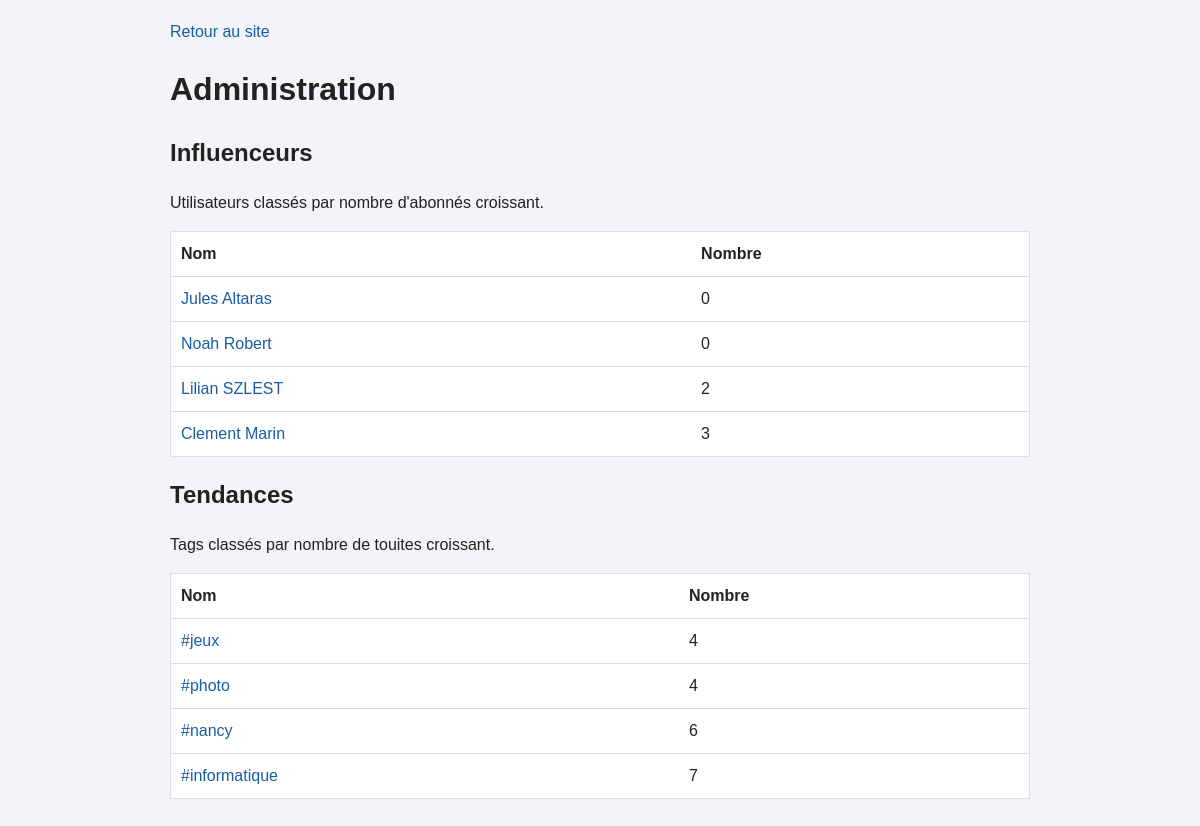
The app's page /admin.php with its own data.
### tables this page shows
CREATE TABLE UTILISATEUR (
    id_utilisateur INT,
    nom VARCHAR(50),
    prenom VARCHAR(50),
    email VARCHAR(100),
    nb_touites INT DEFAULT 0,

    CONSTRAINT pk_utilisateur PRIMARY KEY (id_utilisateur),
    CONSTRAINT uq_utilisateur_email UNIQUE (email)
);

CREATE TABLE TAG (
    id_tag INT,
    libelle VARCHAR(15),
    description VARCHAR(50),

    CONSTRAINT pk_tag PRIMARY KEY (id_tag),
    CONSTRAINT uq_tag_libelle UNIQUE (libelle)
);

### classes/repository/Repository.php (called while the page is built, shortened)
<?php
class Repository
{
    public function __construct()
    {
        $this->pdo = Connexion::obtenir();
    }
}

### classes/config/Connexion.php (called while the page is built, shortened)
<?php
class Connexion
{
    private static ?\PDO $pdo = null;
    public static function obtenir(): ?\PDO
    {
        if (self::$pdo !== null) {
            return self::$pdo;
        }
        $config = parse_ini_file(__DIR__ . '/touiteur.ini');
        $dsn = 'mysql:host=' . $config['host'] . ';port=' . $config['port'];
        $dsn .= ';dbname=' . $config['database'] . ';charset=utf8mb4';
        try {
            $pdo = new \PDO($dsn, $config['username'], $config['password']);
            $pdo->setAttribute(\PDO::ATTR_ERRMODE, \PDO::ERRMODE_EXCEPTION);
            $pdo->setAttribute(\PDO::ATTR_DEFAULT_FETCH_MODE, \PDO::FETCH_ASSOC);
            foreach (['TAG', 'IMAGE', 'SUIVRE', 'ABONNEMENT_TAG', 'TOUITE_TAG'] as $table) {
                $pdo->query('SELECT * FROM ' . $table . ' LIMIT 1');
            }
            $pdo->query('SELECT * FROM TOUITE LIMIT 1');
            $pdo->exec("SET time_zone = '" . date('P') . "'");
            self::$pdo = $pdo;
            return $pdo;
        } catch (\PDOException $e) {
            die('Erreur BDD : ' . htmlspecialchars($e->getMessage()));
        }
    }
}

### classes/repository/UtilisateurRepository.php (called while the page is built, shortened)
<?php
class UtilisateurRepository extends Repository {
    public function influenceurs(): array {
        $sql = 'SELECT u.id_utilisateur, u.nom, u.prenom, COUNT(s.id_utilisateur_abonne) AS total
            FROM UTILISATEUR u LEFT JOIN SUIVRE s ON s.id_utilisateur_suivi = u.id_utilisateur
            GROUP BY u.id_utilisateur, u.nom, u.prenom ORDER BY total ASC, u.id_utilisateur ASC';
        $requete = $this->pdo->prepare($sql);
        $requete->execute();
        return $requete->fetchAll();
    }
}

### classes/repository/TagRepository.php (called while the page is built, shortened)
<?php
class TagRepository extends Repository
{
    public function tendances(): array
    {
        $sql = 'SELECT t.id_tag, t.libelle, COUNT(tt.id_touite) AS total FROM TAG t
            LEFT JOIN TOUITE_TAG tt ON tt.id_tag = t.id_tag GROUP BY t.id_tag, t.libelle
            ORDER BY total ASC, t.libelle ASC';
        $requete = $this->pdo->prepare($sql);
        $requete->execute();
        return $requete->fetchAll();
    }
}

### classes/renderer/PageRenderer.php (the view, shortened to what this page needs)
<?php
class PageRenderer
{
        ?>
        <?php
    public static function classement(array $lignes, bool $tags = false): string
    {
        $html = '<table><tr><th>Nom</th><th>Nombre</th></tr>';
        foreach ($lignes as $ligne) {
            if ($tags) {
                $nom = '#' . $ligne['libelle'];
                $url = '?action=tag&id=' . $ligne['id_tag'];
            } else {
                $nom = $ligne['prenom'] . ' ' . $ligne['nom'];
                $url = '?action=author&id=' . $ligne['id_utilisateur'];
            }
            $html .= '<tr><td><a href="index.php' . $url . '">' . htmlspecialchars($nom) . '</a></td>';
            $html .= '<td>' . (int) $ligne['total'] . '</td></tr>';
        }
        return $html . '</table>';
    }
}

### CSS/style.css (style rules this page uses)
* { box-sizing: border-box; }
body { margin: 0; background: #f2f4f7; color: #222; font-family: Arial, sans-serif; line-height: 1.5; }
a { color: #185ca4; text-decoration: none; }
.card, table { background: white; padding: 18px; margin: 16px 0; border: 1px solid #ddd; border-radius: 6px; }
table { width: 100%; border-collapse: collapse; }
th, td { padding: 10px; text-align: left; border-bottom: 1px solid #ddd; }

### records on screen
utilisateur: nom "Jules Altaras", total "0"
utilisateur: nom "Noah Robert", total "0"
utilisateur: nom "Lilian SZLEST", total "2"
utilisateur: nom "Clement Marin", total "3"
tag: libelle "#jeux", total "4"
tag: libelle "#photo", total "4"
tag: libelle "#nancy", total "6"
tag: libelle "#informatique", total "7"
